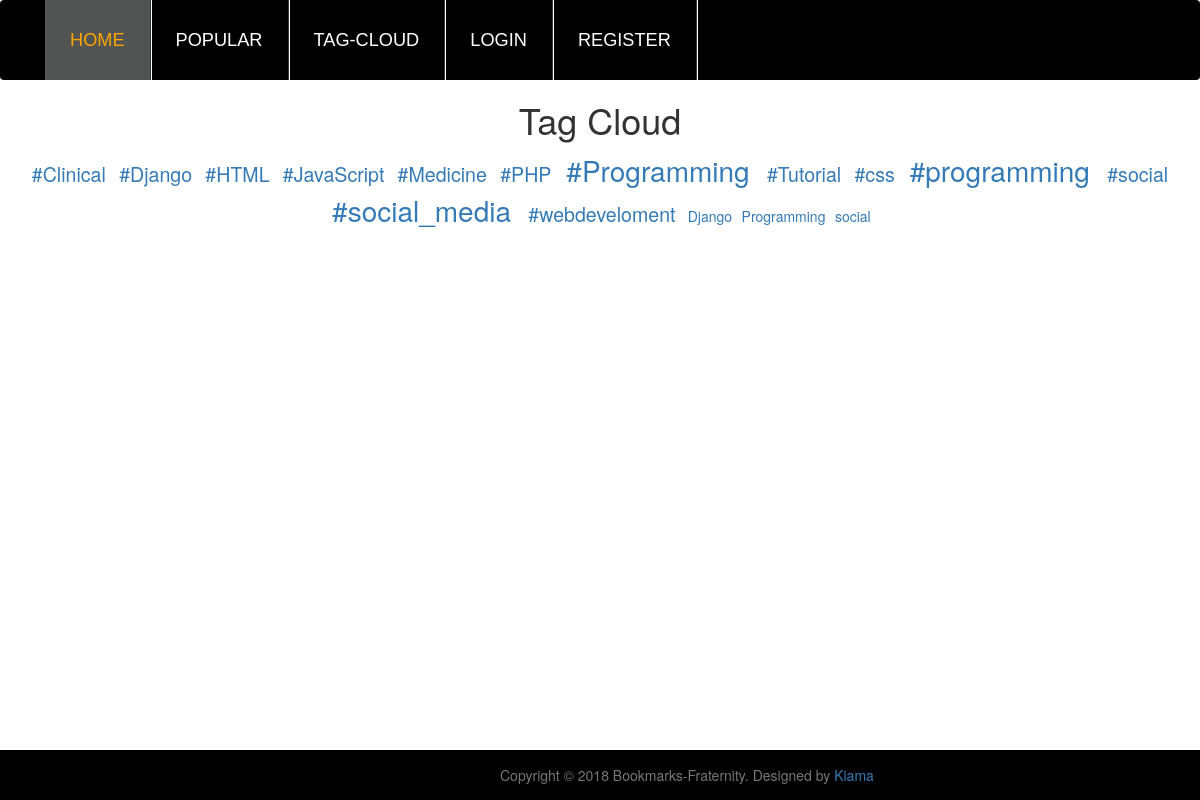
The app's page /tag/ with its own data.
### bookmarks/models.py (models this page shows, shortened)
class Tag(models.Model):
	name = models.CharField(max_length=64, unique=True)
	bookmark = models.ManyToManyField(Bookmark)

### bookmarks/views.py (the view)
# urls.py: url(r'^tag/$', views.tag_cloud_page, name='tag_cloud_page'),
def tag_cloud_page(request):
	MAX_WEIGHT = 5
	tags = Tag.objects.order_by('name')
	min_count = max_count = tags[0].bookmark.count()
	for tag in tags:
		tag.count = tag.bookmark.count()
		if tag.count < min_count:
			min_count = tag.count
		if max_count < tag.count:
			max_count = tag.count
	range = float(max_count - min_count)
	if range == 0.0:
		range = 1.0
	for tag in tags:
		tag.weight = int(
			MAX_WEIGHT * (tag.count - min_count) / range
		)
	variables = dict({
	'tags': tags,
	'user': request.user
	})
	return render_to_response('tag_cloud_page.html', variables)

### bookmarks/templates/tag_cloud_page.html (shortened to what this page needs)
{% extends "base.html" %}
{% block head %}Tag Cloud{% endblock %}
	{% block content %}
		<div id="tag-cloud">
			{% for tag in tags %}
				<a href="/tag/{{ tag.name|urlencode }}/" class="tag-cloud-{{ tag.weight }}">
					{{ tag.name|escape }}
				</a>
			{% endfor %}
		</div>
{% endblock %}

### bookmarks/templates/base.html (shortened to what this page needs)
{% load staticfiles %}
<!DOCTYPE html>
<html>
	<head>
		<link rel="stylesheet" href="{% static 'css/bootstrap.css'%}">
		<link rel="stylesheet" href="{% static 'css/bookmarks.css' %}">
		<link rel="stylesheet" href="{% static 'css/font-awesome.min.css' %}">
	</head>
	<body>
		<div id="navigation" class="navbar navbar-default " role="navigation">
			<div class="container">
				<div class="collapse navbar-collapse" id="ex-navigation">
					<ul class="nav navbar-nav">
						<li class="active"><a href="/">Home</a></li>
						<li><a href="/popular/">Popular</a></li>
						<li><a href="/tag/">Tag-Cloud</a></li>
						{% if user.is_authenticated %}
						<li><a href="/save/">Submit</a></li>
						<li><a href="/search/">Search</a></li>
						<li><a href="/user/{{user.username}}/">{{ user.username }}</a></li>
						<li><a href="/logout">Logout</a></li>
						{% else %}
						<li><a href="/login/">Login</a></li>
						<li><a href="/register/">Register</a></li>
						{% endif %}
					</ul>
				</div>
			</div>
		</div>
		<div class="container-fluid">
			<h1>
				{% block head %}{% endblock %}
			</h1>
			<div class="container-content">
				{% block content %}{% endblock %}
			</div><br>
		</div>
		<nav class="navbar	navbar-default	navbar-fixed-bottom"	role="navigation">
			<p	class="navbar-text	pull-right col-md-offset-5 col-md-7">
				Copyright &copy; 2018 Bookmarks-Fraternity. Designed by <a href="">Kiama</a>
			</p>
		</nav>
	</body>
</html>

### bookmarks/static/css/bookmarks.css (style rules this page uses)
.navbar-default { background-color: black; margin-bottom: 0px; border:none; }
.navbar-brand, .navbar-nav li a { height:80px; line-height: 80px; padding: 0 25px; font-size: 1.3em; font-family: 'Oswald', sans-serif; border-right: 1px solid #393939; box-shadow: 1px 0 0 0 rgba(255,255,255.1); -webkit-box-shadow: 1px 0 0 0 rgba(255,255,255.1); -moz-box-shadow: 1px 0 0 0 rgba(255,255,255.1); -o-box-shadow: 1px 0 0 0 rgba(255,255,255.1); text-transform: uppercase; }
.navbar-default .navbar-nav li a { color: white; }
.navbar-default .navbar-nav .active > a, .navbar-default .navbar-nav .active > a:hover, .navbar-default .navbar-nav .active > a:focus { color:orange; background-color: #525353; }
.navbar-default .navbar-collapse, .navbar-inverse .navbar-form { border-color: #3D3D3D; }
#tag-cloud { text-align: center; }
#tag-cloud a { margin: 0 0.2em; }
.tag-cloud-0 { font-size: 100%; }
.tag-cloud-2 { font-size: 140%; }
.tag-cloud-5 { font-size: 200%; }
.container-content { position: center; }
h1 { text-align: center; }

### records on screen
Tag: name "#Clinical"
Tag: name "#Django"
Tag: name "#HTML"
Tag: name "#JavaScript"
Tag: name "#Medicine"
Tag: name "#PHP"
Tag: name "#Programming"
Tag: name "#Tutorial"
Tag: name "#css"
Tag: name "#programming"
Tag: name "#social"
Tag: name "#social_media"
Tag: name "#webdeveloment"
Tag: name "Django"
Tag: name "Programming"
Tag: name "social"
